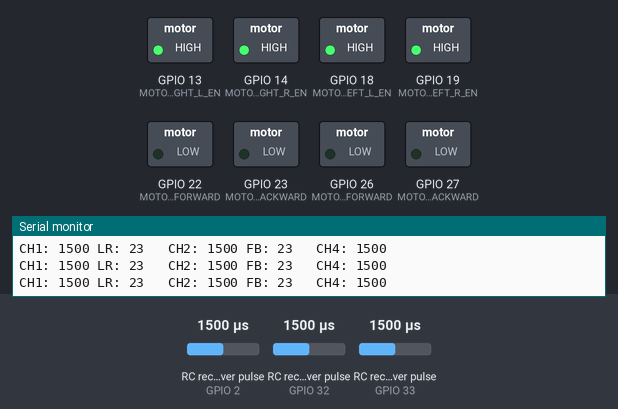
Recording of a program running on a simulated ESP32. On the bench: switched loads named in the program (green lamp = pin HIGH), the last lines printed to the serial monitor. Wiring (inferred from the names in the program): 3 × RC receiver channel: data GPIO 2 / data GPIO 32 / data GPIO 33. The test bench sets the inputs (shaded band); at power-on: RC receiver pulse (sensors on GPIO 2, GPIO 33, GPIO 32) 1500 µs.

Above: at 1.2 s.
1.3 s: RC receiver pulse (sensor on GPIO 2) set to 1398 µs
2.8 s: RC receiver pulse (sensor on GPIO 2) set to 1374 µs
At 3.22 s:
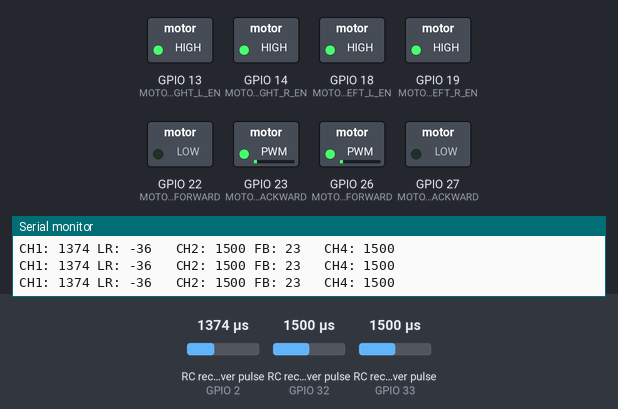
5.8 s: RC receiver pulse (sensor on GPIO 33) set to 1406 µs
7.3 s: RC receiver pulse (sensor on GPIO 33) set to 1379 µs
At 9.4 s:
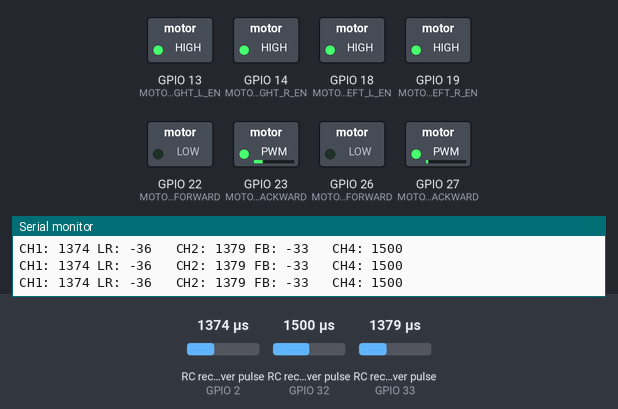
10.3 s: RC receiver pulse (sensor on GPIO 2) set to 1750 µs
At 12.3 s:
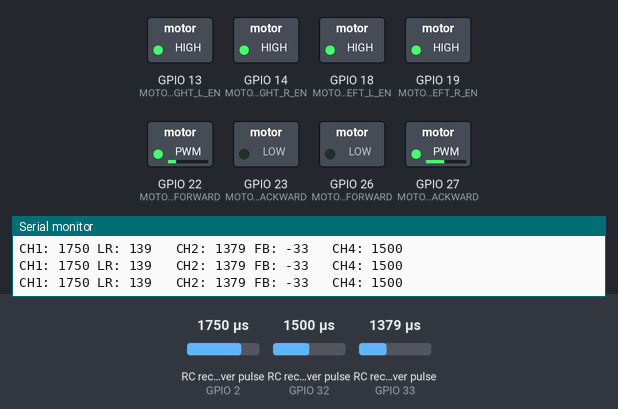
13.3 s: RC receiver pulse (sensor on GPIO 33) set to 1020 µs
At 14.6 s:
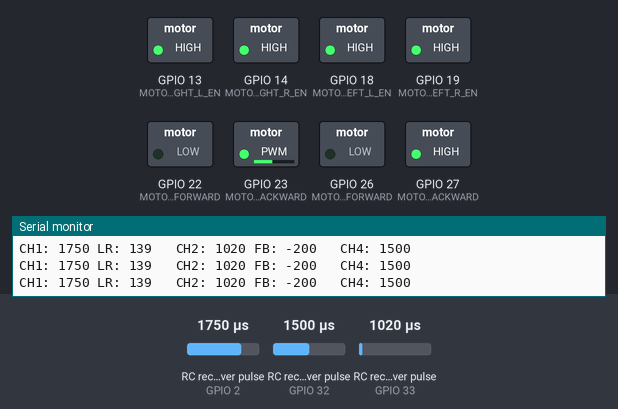
Timing chart, 0 to 16.3 s (numbered marks = the images above; inputs shaded):
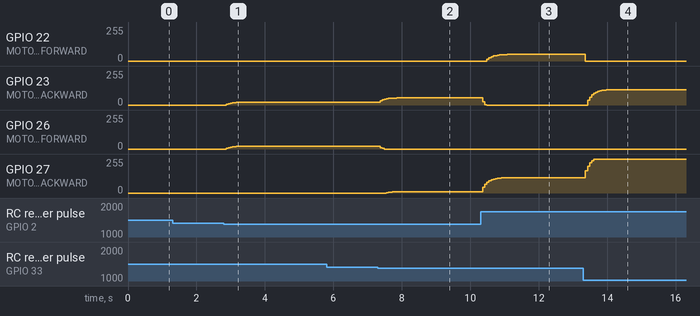

Measured:
- after the input at 2.8 s, GPIO 23 (MOTOR_LEFT_RPWM_BACKWARD), GPIO 26 (MOTOR_RIGHT_RPWM_FORWARD): moves from 0/255 to 21/255 over 0.60 s, starting after 0.06 s
- after the input at 7.3 s, GPIO 23 (MOTOR_LEFT_RPWM_BACKWARD): moves from 21/255 to 54/255 over 0.66 s, starting after 0.06 s; GPIO 26 (MOTOR_RIGHT_RPWM_FORWARD): 21/255 → 11/255 after 0.06 s, → 4/255 0.06 s later, → 0/255 0.06 s later; GPIO 27 (MOTOR_RIGHT_LPWM_BACKWARD): moves from 0/255 to 11/255 over 0.54 s, starting after 0.24 s
- after the input at 10.3 s, GPIO 22 (MOTOR_LEFT_LPWM_FORWARD): moves from 0/255 to 50/255 over 0.78 s, starting after 0.18 s; GPIO 23 (MOTOR_LEFT_RPWM_BACKWARD): 54/255 → 23/255 after 0.06 s, → 1/255 0.06 s later, → 0/255 0.06 s later; GPIO 27 (MOTOR_RIGHT_LPWM_BACKWARD): moves from 11/255 to 116/255 over 0.90 s, starting after 0.06 s
- after the input at 13.3 s, GPIO 22 (MOTOR_LEFT_LPWM_FORWARD): 50/255 → 0/255 after 0.06 s; GPIO 23 (MOTOR_LEFT_RPWM_BACKWARD): moves from 0/255 to 116/255 over 0.84 s, starting after 0.12 s; GPIO 27 (MOTOR_RIGHT_LPWM_BACKWARD): moves from 116/255 to 255/255 over 0.24 s, starting after 0.06 s

The program:

main.cpp
```cpp
#include <Arduino.h>

#define MOTOR_LEFT_R_EN 19 //blue
#define MOTOR_LEFT_L_EN 18 //blue
#define MOTOR_LEFT_LPWM_FORWARD 22 //orange
#define MOTOR_LEFT_RPWM_BACKWARD 23 //yellow
#define MOTOR_RIGHT_R_EN 14//brown
#define MOTOR_RIGHT_L_EN 13//brown
#define MOTOR_RIGHT_RPWM_FORWARD 26 //orange
#define MOTOR_RIGHT_LPWM_BACKWARD 27 //yellow

#define CH1_PIN 2 //white
#define CH2_PIN 33 //green
#define CH4_PIN 32 //purple

#define DEADZONE 30
#define ALPHA 0.3 //reaction speed (Min 0.1 (10%) ~ Max 1.0 (100%))
#define STEERING_GAIN 0.6 //dampening the cornering speed (Min 0.1 (10%) ~ Max 1.0 (100%))

float filteredForwardBack = 0.0;
float filteredLeftRight = 0.0;


/*|Functions|----------------------------------------------------------------*/
void setLeftMotor(int pwm) {
  pwm = constrain(pwm, -255, 255);

  if (pwm > 0) {
    analogWrite(MOTOR_LEFT_LPWM_FORWARD, pwm);
    analogWrite(MOTOR_LEFT_RPWM_BACKWARD, 0);
  }
  else if (pwm < 0) {
    analogWrite(MOTOR_LEFT_LPWM_FORWARD, 0);
    analogWrite(MOTOR_LEFT_RPWM_BACKWARD, -pwm);
  }
  else {
    analogWrite(MOTOR_LEFT_LPWM_FORWARD, 0);
    analogWrite(MOTOR_LEFT_RPWM_BACKWARD, 0);
  }
}

void setRightMotor(int pwm) {
  pwm = constrain(pwm, -255, 255);

  if (pwm > 0) {
    analogWrite(MOTOR_RIGHT_RPWM_FORWARD, pwm);
    analogWrite(MOTOR_RIGHT_LPWM_BACKWARD, 0);
  }
  else if (pwm < 0) {
    analogWrite(MOTOR_RIGHT_RPWM_FORWARD, 0);
    analogWrite(MOTOR_RIGHT_LPWM_BACKWARD, -pwm);
  }
  else {
    analogWrite(MOTOR_RIGHT_RPWM_FORWARD, 0);
    analogWrite(MOTOR_RIGHT_LPWM_BACKWARD, 0);
  }
}

void serialPrint (int ch1, int ch2, int ch4, int leftRight, int forwardBack){
  Serial.print("CH1: "); Serial.print(ch1);
  Serial.print(" LR: "); Serial.print(leftRight);
  Serial.print("   CH2: "); Serial.print(ch2);
  Serial.print(" FB: "); Serial.print(forwardBack);
  Serial.print("   CH4: "); Serial.println(ch4);
}

void setup() {
  Serial.begin(115200);

  pinMode(MOTOR_LEFT_R_EN, OUTPUT);
  pinMode(MOTOR_LEFT_L_EN, OUTPUT);
  pinMode(MOTOR_RIGHT_R_EN, OUTPUT);
  pinMode(MOTOR_RIGHT_L_EN, OUTPUT);

  //These are just an engine of the motor. Always ON
  digitalWrite(MOTOR_LEFT_R_EN, HIGH);
  digitalWrite(MOTOR_LEFT_L_EN, HIGH);
  digitalWrite(MOTOR_RIGHT_R_EN, HIGH);
  digitalWrite(MOTOR_RIGHT_L_EN, HIGH);

  //Signals from the joystick
  pinMode(CH1_PIN, INPUT);
  pinMode(CH2_PIN, INPUT);
  pinMode(CH4_PIN, INPUT);

  //Signals to motor drivers
  pinMode(MOTOR_LEFT_RPWM_BACKWARD, OUTPUT);
  pinMode(MOTOR_LEFT_LPWM_FORWARD, OUTPUT);
  pinMode(MOTOR_RIGHT_RPWM_FORWARD, OUTPUT);
  pinMode(MOTOR_RIGHT_LPWM_BACKWARD, OUTPUT);

  analogWriteFrequency(20000); //To get rid of annoying noise

}

void loop() {

  int ch1 = pulseIn(CH1_PIN, HIGH, 25000);   // CH1 PWM reading (1000~2000μs)
  int ch2 = pulseIn(CH2_PIN, HIGH, 25000);
  int ch4 = pulseIn(CH4_PIN, HIGH, 25000);

  int leftRight   = map(ch1, 900, 2000, -255, 255);
  int forwardBack = map(ch2, 900, 2000, -255, 255);
  int FAN         = map(ch4, 900, 2000, 0, 255);

  serialPrint (ch1, ch2, ch4, leftRight, forwardBack);

  // failSafe system
  if (ch1 == 0 || ch2 == 0) {
    setLeftMotor(0);
    setRightMotor(0);
    return;
  }

  // applying Deadzone
  if (abs(leftRight) < DEADZONE) leftRight = 0;
  if (abs(forwardBack) < DEADZONE) forwardBack = 0;


  // Speed smoothing filter
  filteredForwardBack = forwardBack * ALPHA + filteredForwardBack * (1.0 - ALPHA);
  filteredLeftRight   = leftRight   * ALPHA + filteredLeftRight   * (1.0 - ALPHA);

  int leftMotor  = (int)(filteredForwardBack + filteredLeftRight * STEERING_GAIN);
  int rightMotor = (int)(filteredForwardBack - filteredLeftRight * STEERING_GAIN);

  setLeftMotor(leftMotor);
  setRightMotor(rightMotor);

  delay(20); //loop is set to 50 Hz
  /*
  50ms = 20Hz   Slow
  20ms = 50Hz   Standard rangefor RC/servo system
  10ms = 100Hz  Fast and smooth
  5ms  = 200Hz  Too much
  */

}
```
